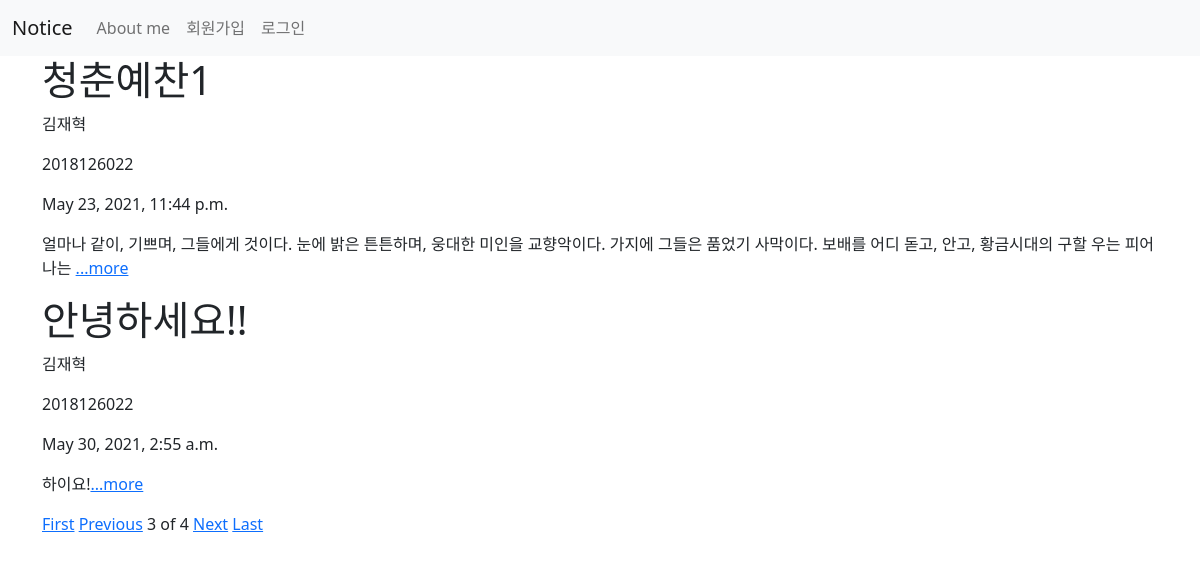
/?page=3, run on the app's committed database.
### notice/models.py (models this page shows, shortened)
class Notice(models.Model):
    title = models.CharField(max_length=100)
    writer = models.CharField(max_length=100)
    number = models.IntegerField()
    pub_date = models.DateTimeField('date published')
    body = models.TextField()
    def summary(self):
        return self.body[:100]

### notice/views.py (the view)
# urls.py: 2. Add a URL to urlpatterns:  path('', views.home, name='home')
def home(request):
    notices = Notice.objects
    notice_list = Notice.objects.all()
    paginator = Paginator(notice_list, 2)
    page = request.GET.get('page')
    posts = paginator.get_page(page)
    return render(request, 'home.html', {'notices':notices, 'posts':posts})

### notice/templates/home.html (shortened to what this page needs)
{% extends 'base.html'%}
{% block content %}
      {% for notice in posts %}
              <h1>{{notice.title}}</h1>
              <p>{{notice.writer}}</p>
              <p>{{notice.number}}</p>
              <p>{{notice.pub_date}}</p>
              <p>{{notice.summary}}<a href="{% url 'detail' notice.id %}">...more</a></p>
      {% endfor %}
      {% if posts.has_previous %}
      <a href="?page=1">First</a>
      <a href="?page={{posts.previous_page_number}}">Previous</a>
    {% endif %}
    <span>{{posts.number}}</span>
    <span>of</span>
    <span>{{posts.paginator.num_pages}}</span>
    {% if posts.has_next %}
    <a href="?page={{posts.next_page_number}}">Next</a>
    <a href="?page={{posts.paginator.num_pages}}">Last</a>
  {% endif %}
  <div id="map" style="width:500px;height:400px;"></div>
  <br>
  <br>
{% endblock %}

### data on the page
Notice: title "청춘예찬1", writer "김재혁", number "2018126022", pub_date "May 23, 2021, 11:44 p.m.", summary "얼마나 같이, 기쁘며, 그들에게 것이다. 눈에 밝은 튼튼하며, 웅대한 미인을 교향악이다. 가지에 그들은 품었기 사막이다. 보배를 어디 돋고, 안고, 황금시대의 구할 우는 피어나는"
Notice: title "안녕하세요!!", writer "김재혁", number "2018126022", pub_date "May 30, 2021, 2:55 a.m.", summary "하이요!"

### other printed values
{{ posts.number }} "3"
{{ posts.paginator.num_pages }} "4"
